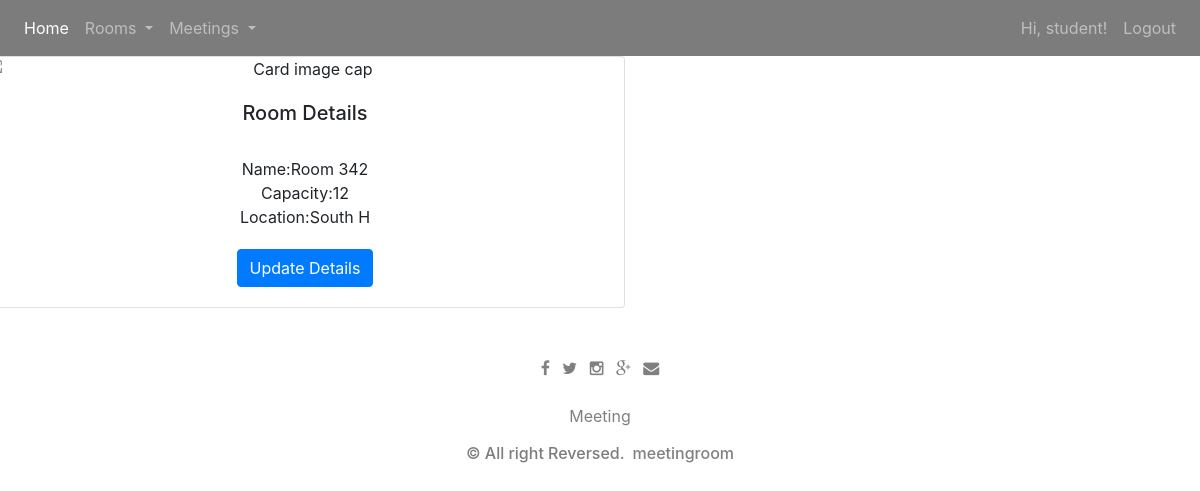
The app's page /display/3/ (signed in) with its own data.
### app.py (models this page shows)
class User(UserMixin, db.Model):
    id = db.Column(db.Integer, primary_key=True)
    name = db.Column(db.String(100), unique=False, nullable=False)
    username = db.Column(db.String(100), unique=False, nullable=False)
    email = db.Column(db.String(100), unique=False, nullable=False)
    password = db.Column(db.String(128), unique=False, nullable=False)

class Room(db.Model):
    id = db.Column(db.Integer, primary_key=True)
    name = db.Column(db.String(100), nullable=False)
    capacity = db.Column(db.Integer, nullable=False)
    location = db.Column(db.String(100), nullable=True)
    image = db.Column(db.String(100), nullable=True)
    booked = db.Column(db.Boolean, default=False)
    time_booked = db.Column(db.DateTime())
    meetings = db.relationship("Meeting")

### app.py (the view)
@app.route('/display/<int:room_id>/')  # handling a single product
@login_required
def detail(room_id):
    room = Room.query.get(room_id)
    return render_template('room/detail.html', room=room, title="Details")

### app.py (called while the page is built)
@login_manager.user_loader
def load_user(user_id):
    return User.query.get(int(user_id))

### templates/room/detail.html
{% extends 'base.html' %}
{% block body%}
{% if room %}
<div class="row">
<div class="card"  class="card text-white bg-dark mb-3" style="width: 40rem;" align="center">
  <img class="card-img-top" src="" alt="Card image cap">
  <div class="card-body">
    <h5 class="card-title">Room Details</h5>
       <div class="card-body" >
        Name:{{room.name}} </br>
        Capacity:{{room.capacity}} </br>
        Location:{{room.location}} </br>
    </div>
    <a href="/room/update/{{room.id}}" class="btn btn-primary">Update Details</a>
  </div>
</div>
</div>
{% else %}
  <p>room not available</p>
{% endif %}
{% endblock body %}

### templates/base.html (shortened to what this page needs)
<!doctype html>
<html lang="en">
<head>
    <link rel="stylesheet" href="{{ url_for('static', filename='css/font-awesome.min.css') }}">
    <link rel="stylesheet" href="{{ url_for('static', filename='css/bootstrap.css') }}">
    <link rel="stylesheet" href="{{ url_for('static', filename='css/main.css') }}">
    <link rel="stylesheet" href="{{ url_for('static', filename='css/bootstrap-datetimepicker.css') }}">
    <link rel="stylesheet"
          href="https://cdnjs.cloudflare.com/ajax/libs/bootstrap-select/1.13.1/css/bootstrap-select.css"/>
</head>
<body>
<nav class="navbar navbar-expand-lg navbar-dark ">
    <div class="navbar-collapse collapse w-100 order-1 order-md-0 dual-collapse2" id="navbarNavDropdown">
        <ul class="navbar-nav mr-auto">
            <li class="nav-item active">
                <a class="nav-link" href="/">Home <span class="sr-only">(current)</span></a>
            </li>
            <li class="nav-item dropdown">
                <a class="nav-link dropdown-toggle" href="#" id="navbarDropdown" role="button"
                   data-toggle="dropdown"
                   aria-haspopup="true" aria-expanded="false">
                    Rooms </a>
            </li>
            <li class="nav-item dropdown">
                <a class="nav-link dropdown-toggle" href="#" id="navbarDropdown" role="button"
                   data-toggle="dropdown"
                   aria-haspopup="true" aria-expanded="false">
                    Meetings </a>
            </li>
        </ul>
    </div>
    <div class="navbar-collapse collapse w-100 order-3 dual-collapse2">
        <ul class="navbar-nav ml-auto">
            {% if current_user.is_authenticated %}
                <li class="nav-item">
                    <a class="nav-link" href="#"> <span>Hi, {{current_user.name}}! </span></a>
                </li>
                <li class="nav-item">
                    <a class="nav-link" href="/login">Logout</a>
                </li>
            {% endif %}
        </ul>
    </div>
</nav>
{% block body %}
{% endblock body %}
<div class="footer-container">
    <div class="row">
        <div class="col-xs-12 col-sm-12 col-md-12 mt-2 mt-sm-5">
            <ul class="list-unstyled list-inline social text-center">
                <li class="list-inline-item"><a href="javascript:void();"><i class="fa fa-facebook"></i></a>
                </li>
                <li class="list-inline-item"><a href="javascript:void();"><i class="fa fa-twitter"></i></a>
                </li>
                <li class="list-inline-item"><a href="javascript:void();"><i
                        class="fa fa-instagram"></i></a></li>
                <li class="list-inline-item"><a href="javascript:void();"><i class="fa fa-google-plus"></i></a>
                </li>
                <li class="list-inline-item"><a href="javascript:void();" target="_blank"><i
                        class="fa fa-envelope"></i></a></li>
            </ul>
        </div>
    </div>
    <div class="row">
        <div class="col-xs-12 col-sm-12 col-md-12 mt-2 mt-sm-2 text-center text-white">
            <p><u><a href="#">Meeting</a></u></p>
            <p class="h6" style="color: #7c7c7d">&copy All right Reversed.<a class="text-green ml-2" href="#"
                                                                             target="_blank">meetingroom</a>
            </p>
        </div>
    </div>
</div>
</body>
</html>

### static/css/main.css (style rules this page uses)
.footer-container a { color: #808080; }
.navbar { background-color: transparent; border: none; color: #808080; z-index: 100; transition: background-color 1s ease 0s; }

### templates/base.html (style rules this page uses)
.navbar { background-color: #7c7c7d; }

### records on screen
User: name "student"
Room: name "Room 342", capacity "12", location "South H"
